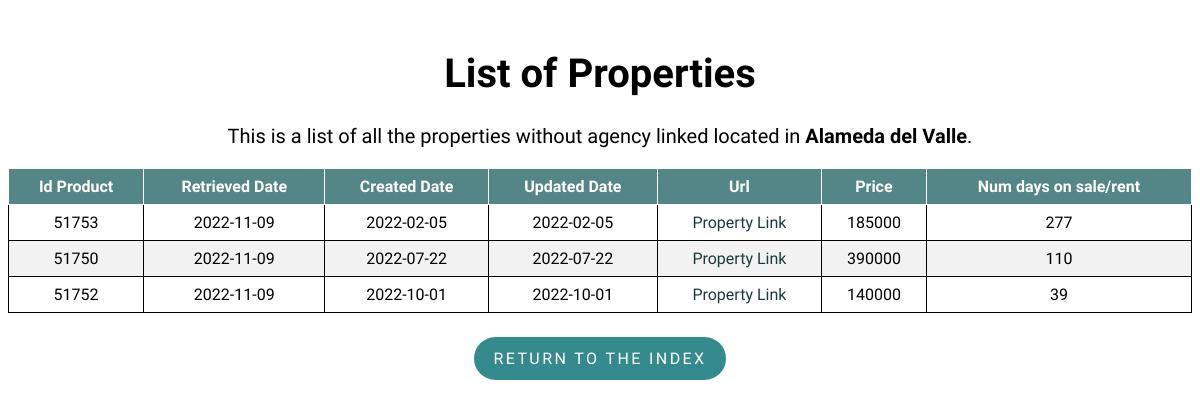
Page /property/Alameda del Valle on the earlier database version.
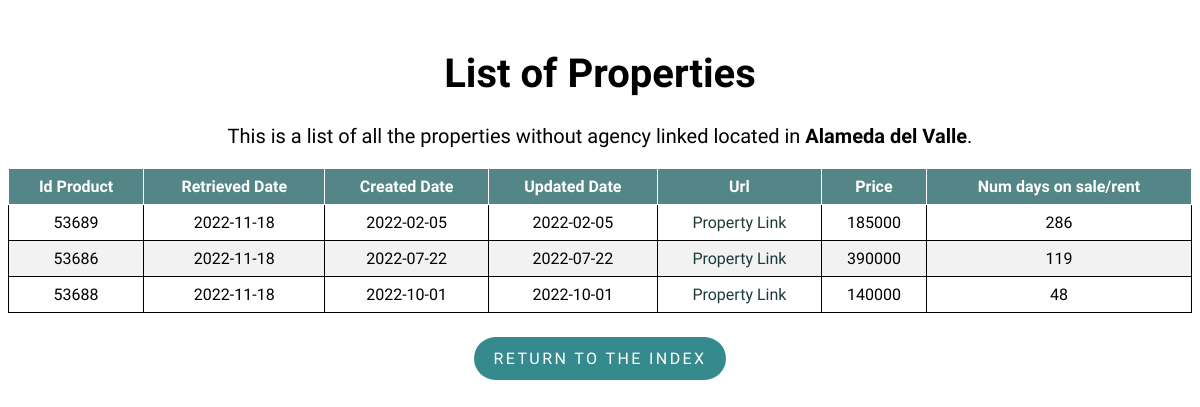
Same page on the later database version.
### flask-app/read_db.py (models this page shows)
class Property(db.Model):
    __tablename__ = 'properties'
    id_product = db.Column(db.Integer, primary_key=True)
    retrieved_date = db.Column(db.Date)
    created_date = db.Column(db.Date)
    url = db.Column(db.Text)
    mobile = db.Column(db.Integer)
    agency = db.Column(db.Text)
    real_estate_id = db.Column(db.Integer)
    price = db.Column(db.Integer)
    type_id = db.Column(db.Integer)
    trans_type_id = db.Column(db.Integer)
    location = db.Column(db.Text)
    num_days = db.Column(db.Integer)
    updated_date = db.Column(db.Date)

### flask-app/read_db.py (the view)
@app.route('/property/<location>', methods=['GET', 'POST'])
def property(location):
    properties = Property.query.filter_by(
        type_id=1, location=location).order_by(Property.url).distinct()
    return render_template('list.html', properties=properties, location=location)

### flask-app/templates/list.html (shortened to what this page needs)
<!DOCTYPE html>
<html lang="en">
<head>
    <link rel="stylesheet" type="text/css" href="{{ url_for('static', filename='styles/style.css') }}">
    <link rel="stylesheet" type="text/css" href="{{ url_for('static', filename='styles/tablesort.css') }}">
</head>
<body>
    <h1 class="list_header" style="font-size:40px;">List of Properties</h1>
    <p class="list_header" style="margin-top: 25px;font-size:20px;">This is a list of all the properties without agency linked located in
        <strong>{{ location }}</strong>.
    </p>
    <table class="table table-sortable">
        <thead>
            <tr>
                <th>Id Product</th>
                <th>Retrieved Date</th>
                <th>Created Date</th>
                <th>Updated Date</th>
                <th>Url</th>
                <th>Price</th>
                <th>Num days on sale/rent</th>
            </tr>
        </thead>
        <tbody>
            {% for property in properties %}
            <tr>
                <td>{{ property.id_product }}</td>
                <td>{{ property.retrieved_date }}</td>
                <td>{{ property.created_date }}</td>
                <td>{{ property.updated_date }}</td>
                <td>
                    <a class="property_link" href={{ property.url }}>Property Link</a>
                </td>
                <td><a>{{ property.price }}</a></td>
                <td>{{ property.num_days }}</td>
            </tr>
            {% endfor %}
        </tbody>
    </table>
    <div class = "btn_container">
        <p class="return_btn"><a class = "btn_link" href="{{ url_for('index') }}">Return to the index</a></p>
    </div>
</body>
</html>

### flask-app/static/styles/style.css (style rules this page uses)
body { font-family: 'Muli','Open Sans','Open Sans-fallback',sans-serif; }
table, th, td { border: 1px solid; }
table { width: 100%; border-collapse: collapse; }
th, td { text-align: center; padding: 8px; }
tr:nth-child(even) { background-color: #f2f2f2 }
th { background-color: rgb(84, 134, 135); color: white; }
.index_header, .list_header { margin-top: 50px; text-align: center; }
a.property_link { text-decoration: none; }
a.property_link:link, a.property_link:visited { color: rgb(28, 58, 58); }
.return_btn { display: inline-block; padding: .75rem 1.25rem; border-radius: 10rem; text-transform: uppercase; font-size: 1rem; letter-spacing: .15rem; transition: all .3s; position: relative; overflow: hidden; z-index: 1; background-color: rgb(52, 138, 140); }
.btn_link { text-decoration: none; color: #fff; }
.btn_container { margin-top: 8px; display: flex; justify-content: center; align-items: center; }

### flask-app/static/styles/tablesort.css (style rules this page uses)
.table-sortable th { cursor: pointer; }

Differences in the rows shown:
removed Property: id_product "51753", retrieved_date "2022-11-09", created_date "2022-02-05", updated_date "2022-02-05", price "185000", num_days "277"
removed Property: id_product "51750", retrieved_date "2022-11-09", created_date "2022-07-22", updated_date "2022-07-22", price "390000", num_days "110"
removed Property: id_product "51752", retrieved_date "2022-11-09", created_date "2022-10-01", updated_date "2022-10-01", price "140000", num_days "39"
added Property: id_product "53689", retrieved_date "2022-11-18", created_date "2022-02-05", updated_date "2022-02-05", price "185000", num_days "286"
added Property: id_product "53686", retrieved_date "2022-11-18", created_date "2022-07-22", updated_date "2022-07-22", price "390000", num_days "119"
added Property: id_product "53688", retrieved_date "2022-11-18", created_date "2022-10-01", updated_date "2022-10-01", price "140000", num_days "48"
